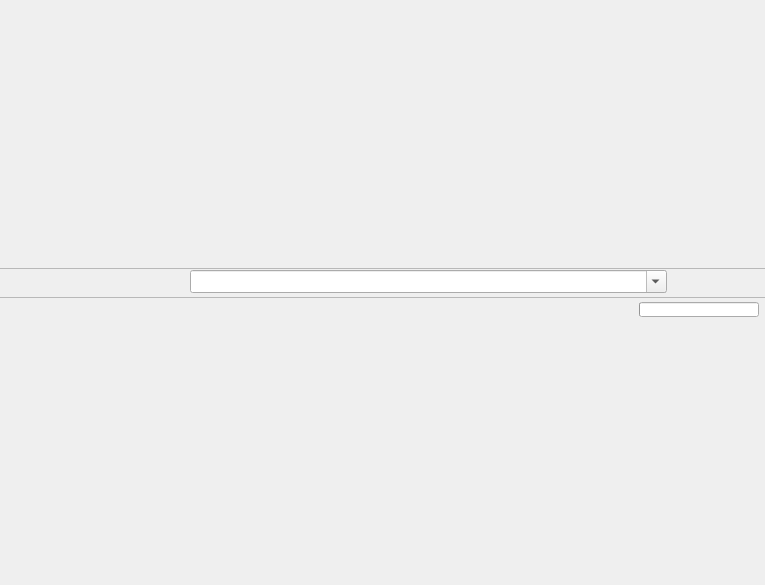
<?xml version="1.0" encoding="UTF-8"?>
<ui version="4.0">
 <class>WebLogin</class>
 <widget class="QWidget" name="WebLogin">
  <property name="geometry">
   <rect>
    <x>0</x>
    <y>0</y>
    <width>765</width>
    <height>585</height>
   </rect>
  </property>
  <property name="windowTitle">
   <string>realXtend Naali Web Login</string>
  </property>
  <layout class="QVBoxLayout" name="verticalLayout_2">
   <property name="margin">
    <number>0</number>
   </property>
   <item>
    <layout class="QVBoxLayout" name="verticalLayout_Container">
     <property name="spacing">
      <number>0</number>
     </property>
     <item>
      <widget class="Line" name="line_Top">
       <property name="lineWidth">
        <number>0</number>
       </property>
       <property name="midLineWidth">
        <number>1</number>
       </property>
       <property name="orientation">
        <enum>Qt::Horizontal</enum>
       </property>
      </widget>
     </item>
     <item>
      <layout class="QHBoxLayout" name="horizontalLayout_Top">
       <property name="spacing">
        <number>6</number>
       </property>
       <property name="leftMargin">
        <number>6</number>
       </property>
       <property name="rightMargin">
        <number>6</number>
       </property>
       <property name="bottomMargin">
        <number>3</number>
       </property>
       <item>
        <widget class="QPushButton" name="pushButton_Back">
         <property name="statusTip">
          <string>Back</string>
         </property>
         <property name="iconSize">
          <size>
           <width>25</width>
           <height>25</height>
          </size>
         </property>
         <property name="flat">
          <bool>true</bool>
         </property>
        </widget>
       </item>
       <item>
        <widget class="QPushButton" name="pushButton_Forward">
         <property name="statusTip">
          <string>Forward</string>
         </property>
         <property name="iconSize">
          <size>
           <width>25</width>
           <height>25</height>
          </size>
         </property>
         <property name="flat">
          <bool>true</bool>
         </property>
        </widget>
       </item>
       <item>
        <widget class="QPushButton" name="pushButton_Refresh">
         <property name="statusTip">
          <string>Refresh</string>
         </property>
         <property name="iconSize">
          <size>
           <width>25</width>
           <height>25</height>
          </size>
         </property>
         <property name="flat">
          <bool>true</bool>
         </property>
        </widget>
       </item>
       <item>
        <widget class="QPushButton" name="pushButton_Stop">
         <property name="statusTip">
          <string>Stop</string>
         </property>
         <property name="iconSize">
          <size>
           <width>25</width>
           <height>25</height>
          </size>
         </property>
         <property name="flat">
          <bool>true</bool>
         </property>
        </widget>
       </item>
       <item>
        <widget class="QComboBox" name="comboBox_Address">
         <property name="sizePolicy">
          <sizepolicy hsizetype="Expanding" vsizetype="Fixed">
           <horstretch>0</horstretch>
           <verstretch>0</verstretch>
          </sizepolicy>
         </property>
         <property name="font">
          <font>
           <pointsize>10</pointsize>
           <italic>false</italic>
          </font>
         </property>
         <property name="statusTip">
          <string>Address</string>
         </property>
         <property name="editable">
          <bool>true</bool>
         </property>
        </widget>
       </item>
       <item>
        <widget class="QPushButton" name="pushButton_Go">
         <property name="statusTip">
          <string>Go to address</string>
         </property>
         <property name="iconSize">
          <size>
           <width>25</width>
           <height>25</height>
          </size>
         </property>
         <property name="flat">
          <bool>true</bool>
         </property>
        </widget>
       </item>
       <item>
        <widget class="QPushButton" name="pushButton_ClearCookie">
         <property name="minimumSize">
          <size>
           <width>0</width>
           <height>0</height>
          </size>
         </property>
         <property name="text">
          <string/>
         </property>
         <property name="flat">
          <bool>true</bool>
         </property>
        </widget>
       </item>
      </layout>
     </item>
     <item>
      <widget class="Line" name="line_Bottom">
       <property name="lineWidth">
        <number>0</number>
       </property>
       <property name="midLineWidth">
        <number>1</number>
       </property>
       <property name="orientation">
        <enum>Qt::Horizontal</enum>
       </property>
      </widget>
     </item>
     <item>
      <layout class="QHBoxLayout" name="horizontalLayout_Bottom">
       <property name="leftMargin">
        <number>6</number>
       </property>
       <property name="topMargin">
        <number>3</number>
       </property>
       <property name="rightMargin">
        <number>6</number>
       </property>
       <item>
        <widget class="QLabel" name="label_Status">
         <property name="sizePolicy">
          <sizepolicy hsizetype="Fixed" vsizetype="Fixed">
           <horstretch>0</horstretch>
           <verstretch>0</verstretch>
          </sizepolicy>
         </property>
         <property name="text">
          <string/>
         </property>
        </widget>
       </item>
       <item>
        <spacer name="horizontalSpacer">
         <property name="orientation">
          <enum>Qt::Horizontal</enum>
         </property>
         <property name="sizeType">
          <enum>QSizePolicy::Expanding</enum>
         </property>
         <property name="sizeHint" stdset="0">
          <size>
           <width>40</width>
           <height>0</height>
          </size>
         </property>
        </spacer>
       </item>
       <item>
        <widget class="QProgressBar" name="progressBar_Status">
         <property name="maximumSize">
          <size>
           <width>120</width>
           <height>15</height>
          </size>
         </property>
         <property name="value">
          <number>0</number>
         </property>
         <property name="textVisible">
          <bool>false</bool>
         </property>
         <property name="textDirection">
          <enum>QProgressBar::BottomToTop</enum>
         </property>
        </widget>
       </item>
      </layout>
     </item>
    </layout>
   </item>
  </layout>
 </widget>
 <resources/>
 <connections/>
</ui>
